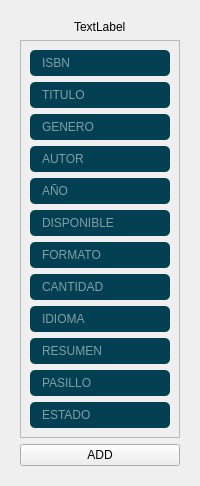
            <widget class="QWidget" name="tab_2">
             <attribute name="title">
              <string>Tab 2</string>
             </attribute>
             <layout class="QVBoxLayout" name="verticalLayout_18">
              <item>
               <widget class="QWidget" name="widget_5" native="true">
                <layout class="QVBoxLayout" name="verticalLayout_17">
                 <item alignment="Qt::AlignHCenter">
                  <widget class="QLabelThemed" name="label_7">
                   <property name="maximumSize">
                    <size>
                     <width>70</width>
                     <height>70</height>
                    </size>
                   </property>
                   <property name="text">
                    <string>TextLabel</string>
                   </property>
                  </widget>
                 </item>
                 <item>
                  <widget class="QFrame" name="frame_6">
                   <property name="frameShape">
                    <enum>QFrame::StyledPanel</enum>
                   </property>
                   <property name="frameShadow">
                    <enum>QFrame::Raised</enum>
                   </property>
                   <layout class="QVBoxLayout" name="verticalLayout_16">
                    <item>
                     <widget class="QLineEdit" name="ISBN_LE">
                      <property name="styleSheet">
                       <string notr="true">background-color: rgb(2, 63, 82);
padding: 5px 10px;
border-radius: 5px;

color: rgb(255, 255, 255);</string>
                      </property>
                      <property name="placeholderText">
                       <string>ISBN</string>
                      </property>
                     </widget>
                    </item>
                    <item>
                     <widget class="QLineEdit" name="TITULO_LE">
                      <property name="styleSheet">
                       <string notr="true">background-color: rgb(2, 63, 82);
padding: 5px 10px;
border-radius: 5px;

color: rgb(255, 255, 255);</string>
                      </property>
                      <property name="placeholderText">
                       <string>TITULO</string>
                      </property>
                     </widget>
                    </item>
                    <item>
                     <widget class="QLineEdit" name="GENERO_LE">
                      <property name="styleSheet">
                       <string notr="true">background-color: rgb(2, 63, 82);
padding: 5px 10px;
border-radius: 5px;

color: rgb(255, 255, 255);</string>
                      </property>
                      <property name="placeholderText">
                       <string>GENERO</string>
                      </property>
                     </widget>
                    </item>
                    <item>
                     <widget class="QLineEdit" name="AUTOR_LE">
                      <property name="styleSheet">
                       <string notr="true">background-color: rgb(2, 63, 82);
padding: 5px 10px;
border-radius: 5px;

color: rgb(255, 255, 255);</string>
                      </property>
                      <property name="placeholderText">
                       <string>AUTOR</string>
                      </property>
                     </widget>
                    </item>
                    <item>
                     <widget class="QLineEdit" name="ANOP_LE">
                      <property name="styleSheet">
                       <string notr="true">background-color: rgb(2, 63, 82);
padding: 5px 10px;
border-radius: 5px;

color: rgb(255, 255, 255);</string>
                      </property>
                      <property name="placeholderText">
                       <string>AÑO</string>
                      </property>
                     </widget>
                    </item>
                    <item>
                     <widget class="QLineEdit" name="DISPONIBLE_LE">
                      <property name="styleSheet">
                       <string notr="true">background-color: rgb(2, 63, 82);
padding: 5px 10px;
border-radius: 5px;

color: rgb(255, 255, 255);</string>
                      </property>
                      <property name="placeholderText">
                       <string>DISPONIBLE</string>
                      </property>
                     </widget>
                    </item>
                    <item>
                     <widget class="QLineEdit" name="FORMATO_LE">
                      <property name="styleSheet">
                       <string notr="true">background-color: rgb(2, 63, 82);
padding: 5px 10px;
border-radius: 5px;

color: rgb(255, 255, 255);</string>
                      </property>
                      <property name="placeholderText">
                       <string>FORMATO</string>
                      </property>
                     </widget>
                    </item>
                    <item>
                     <widget class="QLineEdit" name="CANTIDAD_LE">
                      <property name="styleSheet">
                       <string notr="true">background-color: rgb(2, 63, 82);
padding: 5px 10px;
border-radius: 5px;

color: rgb(255, 255, 255);</string>
                      </property>
                      <property name="placeholderText">
                       <string>CANTIDAD</string>
                      </property>
                     </widget>
                    </item>
                    <item>
                     <widget class="QLineEdit" name="IDIOMA_LE">
                      <property name="styleSheet">
                       <string notr="true">background-color: rgb(2, 63, 82);
padding: 5px 10px;
border-radius: 5px;

color: rgb(255, 255, 255);</string>
                      </property>
                      <property name="placeholderText">
                       <string>IDIOMA</string>
                      </property>
                     </widget>
                    </item>
                    <item>
                     <widget class="QLineEdit" name="RESUMEN_LE">
                      <property name="styleSheet">
                       <string notr="true">background-color: rgb(2, 63, 82);
padding: 5px 10px;
border-radius: 5px;

color: rgb(255, 255, 255);</string>
                      </property>
                      <property name="placeholderText">
                       <string>RESUMEN</string>
                      </property>
                     </widget>
                    </item>
                    <item>
                     <widget class="QLineEdit" name="PASILLO_LE">
                      <property name="styleSheet">
                       <string notr="true">background-color: rgb(2, 63, 82);
padding: 5px 10px;
border-radius: 5px;

color: rgb(255, 255, 255);</string>
                      </property>
                      <property name="placeholderText">
                       <string>PASILLO</string>
                      </property>
                     </widget>
                    </item>
                    <item>
                     <widget class="QLineEdit" name="ESTADO_LE">
                      <property name="styleSheet">
                       <string notr="true">background-color: rgb(2, 63, 82);
padding: 5px 10px;
border-radius: 5px;

color: rgb(255, 255, 255);</string>
                      </property>
                      <property name="placeholderText">
                       <string>ESTADO</string>
                      </property>
                     </widget>
                    </item>
                   </layout>
                  </widget>
                 </item>
                 <item>
                  <widget class="QPushButtonThemed" name="pushButton">
                   <property name="text">
                    <string>ADD</string>
                   </property>
                   <property name="iconSize">
                    <size>
                     <width>25</width>
                     <height>25</height>
                    </size>
                   </property>
                  </widget>
                 </item>
                </layout>
               </widget>
              </item>
             </layout>
            </widget>
